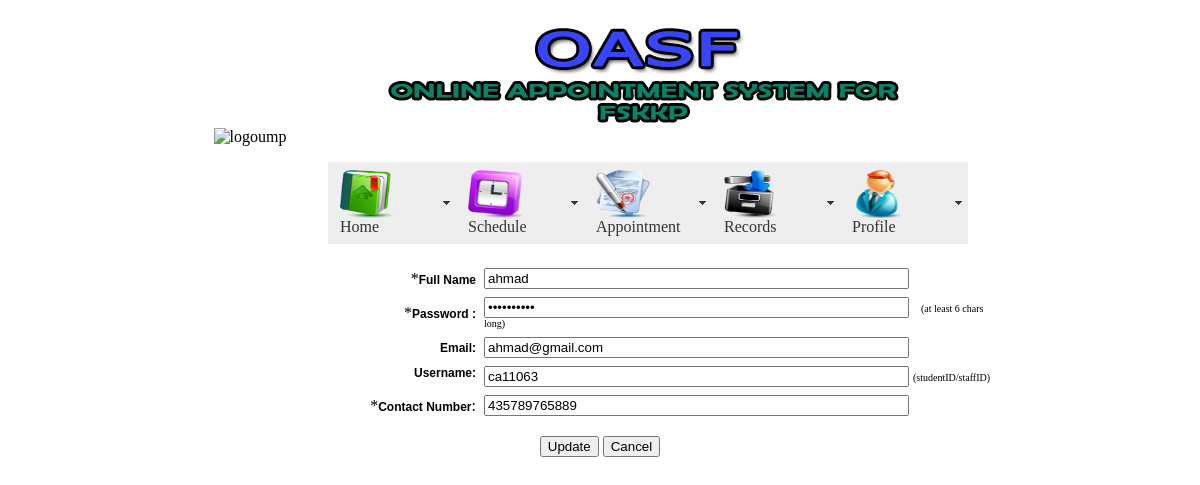
Screenshot of /update_student.php?student_id=4 with the database file from the repository.
### tables this page shows
CREATE TABLE IF NOT EXISTS `student` (
  `student_id` int(5) NOT NULL AUTO_INCREMENT,
  `student_username` varchar(20) NOT NULL,
  `student_name` varchar(50) NOT NULL,
  `student_phone_no` varchar(20) NOT NULL,
  `student_password` varchar(20) NOT NULL,
  `student_email` varchar(50) NOT NULL,
  `student_category` varchar(10) NOT NULL,
  PRIMARY KEY (`student_id`)
);

### update_student.php (the view, shortened to what this page needs)
<!DOCTYPE html PUBLIC "-//W3C//DTD XHTML 1.0 Transitional//EN" "http://www.w3.org/TR/xhtml1/DTD/xhtml1-transitional.dtd">
<html xmlns="http://www.w3.org/1999/xhtml">
<head>
<link href="SpryAssets/SpryMenuBarHorizontal.css" rel="stylesheet" type="text/css" />
</head>
<body>
 <?php
include ("dbase.php");
$idURL  = $_GET['student_id'];
$query = "SELECT * FROM student WHERE student_id = '$idURL '";
$result = mysql_query($query, $conn) or die("Could not execute query in update_student.php");
$row = mysql_fetch_array($result, MYSQL_BOTH);
	$student_name= $row['student_name'];
	$student_password = $row['student_password'];
	$student_email = $row['student_email'];
	$student_username = $row['student_username'];
	$student_phone_no = $row['student_phone_no'];
?>
<center>
<p><img src="images/logo-rasmi-ump.png" width="93" height="68" alt="logoump" /><img src="images/headerpic.gif" width="700" height="126" alt="headerpic" /></p>
<ul id="MenuBar1" class="MenuBarHorizontal">
  <li><a class="MenuBarItemSubmenu" href="mainpage.html"><img src="images/page3-img3.png" width="54" height="48" align="middle" /><br />Home</a>
</ul>
<ul id="MenuBar2" class="MenuBarHorizontal">
  <li><a class="MenuBarItemSubmenu" href="timetable.php"><img src="images/page3-img2.png" alt="" width="54" height="48" align="center" />Schedule</a></li>
  <li><a class="MenuBarItemSubmenu" href="appointment.php"><img src="images/page3-img5.png" alt="" width="54" height="48" />Appointment</a>
  </li>
  <li><a class="MenuBarItemSubmenu" href="records.php"><img src="images/page3-img4.png" alt="" width="54" height="48" />Records</a>
  </li>
  <li><a class="MenuBarItemSubmenu" href="profile.php"><img src="images/page3-img6.png" alt="" width="54" height="48" /><br />Profile</a>
  </li>
</ul>
<p>&nbsp;</p>
<p>&nbsp;</p>
</center>
<p class="registration">Edit Profile</p>
<table id="font" border="0" cellpadding="4" cellspacing="0" width="100%">
<form method="post" action="insert.php">
    <tr>
    <td width="35%" align="right">*<span class="select1">Full Name</span></td>
    <td width="65%"><input name="name" type="text" maxlength="50" size="50" id="FirstName" value="<?php echo $student_name; ?>" /></td>
  </tr>
  <div>
    <tr>
      <td width="35%" align="right"> *<span class="select1">Password :</span></td>
      <td width="65%"><input name="password" type="password" maxlength="30" size="50" id="txtpassword" value="<?php echo $student_password; ?>" />
        <span class="charac">(at least 6 chars long)</span><?php
						?></td>
    </tr>
  </div>
  <tr>
    <td width="35%" align="right"><span class="select1">Email:</span></td>
    <td width="65%"><input name="email" type="text" maxlength="100" size="50" id="EMail" value="<?php echo $student_email; ?>"/></td>
  </tr>
  <tr valign="top">
    <td width="35%" valign="top" align="right"><span class="select1">Username:</span></td>
    <td width="65%" valign="top"><input name="username" type="text" maxlength="50" size="50" id="FirstName2" value="<?php echo $student_username; ?>" />
      <span class="idsl">(studentID/staffID)</span></td>
  </tr>
  <tr>
    <td width="35%" align="right"> *<span class="select1">Contact Number</span>: </td>
    <td width="65%"><input name="phoneno" type="text" maxlength="25" size="50" id="Phone" value="<?php echo $student_phone_no; ?>"/></td>
  </tr>
</table>
<center>
  <p>
    <input type="submit" name="update" id="update" value="Update" />
    <input type="submit" name="cancel2" id="cancel2" value="Cancel" />
  </p>
</center>
<p class="registration">&nbsp;</p>
</body>
</html>

### SpryAssets/SpryMenuBarHorizontal.css (style rules this page uses)
ul.MenuBarHorizontal { margin: 0; padding: 0; list-style-type: none; font-size: 100%; cursor: default; width: auto; }
ul.MenuBarHorizontal li { margin: 0; padding: 0; list-style-type: none; font-size: 100%; position: relative; text-align: left; cursor: pointer; width: 8em; float: left; left: 8em; }
ul.MenuBarHorizontal a { display: block; cursor: pointer; background-color: #EEE; padding: 0.5em 0.75em; color: #333; text-decoration: none; }
ul.MenuBarHorizontal a.MenuBarItemSubmenu { background-image: url(SpryMenuBarDown.gif); background-repeat: no-repeat; background-position: 95% 50%; text-align: left; font-weight: normal; }

### update_student.php (style rules this page uses)
body { width: 800px; margin: 0 auto; font-family: "Myriad Pro"; }
.select1 { color: #000; }
.select1 { font-family: Verdana, Geneva, sans-serif; font-size: 12px; font-style: normal; font-weight: bold; text-align: left; }
.charac { font-size: x-small; }
.idsl { font-size: x-small; color: #000; }

### rows the page displays
student: name "ahmad", email "ahmad@gmail.com", username "ca11063", phoneno "435789765889"
